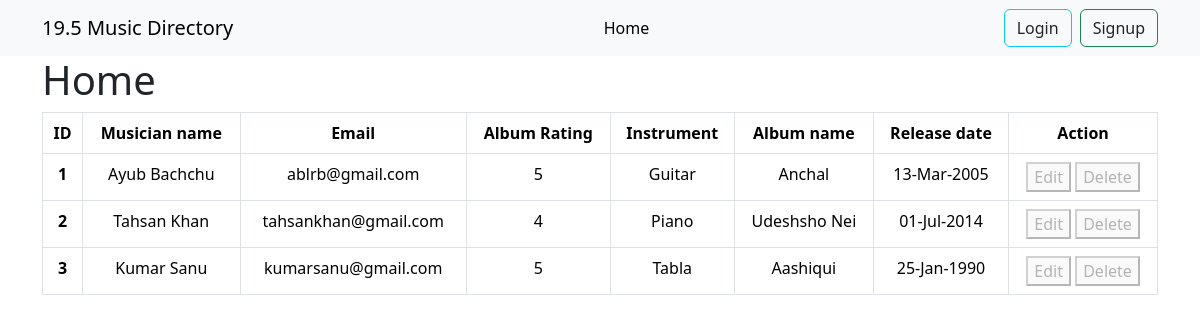
The page / on the database its author committed.
### musician/models.py (models this page shows)
class Musician(models.Model):
    first_name = models.CharField(max_length=50)
    last_name = models.CharField(max_length=50)
    email = models.EmailField()
    phone = models.CharField(max_length=13)
    instrument = models.CharField(max_length=100)
    def __str__(self):
        return f"Musician: {self.first_name} {self.last_name}"

### album/models.py (models this page shows)
class Album(models.Model):
    class Rating(models.IntegerChoices):
        ONE = 1, "1"
        TWO = 2, "2"
        THREE = 3, "3"
        FOUR = 4, "4"
        FIVE = 5, "5"
    album_title = models.CharField(max_length=100)
    release_date = models.DateField()
    musician = models.ForeignKey(Musician, on_delete=models.CASCADE, default=1)
    rating = models.IntegerField(choices=Rating.choices, default=1)
    def __str__(self):
        return f"Album: {self.album_title}"

### musician_directory/views.py (the view)
# urls.py: path('', views.home.as_view(), name='home'),
class home(ListView):
    template_name = "home.html"
    model = Album
    def get_context_data(self, **kwargs):
        context = super().get_context_data(**kwargs)
        musician_data = Musician.objects.all()
        album_data = Album.objects.all()
        combined_data = []
        counter = 1
        for musician in musician_data:
            for album in album_data:
                if album.musician_id == musician.id:
                    combined_data.append(
                        {"counter": counter, "musician": musician, "album": album}
                    )
                    counter += 1
        context["combined_data"] = combined_data
        print(combined_data)
        for i in combined_data:
            print(i)
        return context

### templates/home.html (shortened to what this page needs)
{% extends 'base.html' %}
{% block content %}
  <h1>Home</h1>
  <div>
    <table class="table text-center border">
      <thead>
        <tr>
          <th scope="col" class="border">ID</th>
          <th scope="col" class="border">Musician name</th>
          <th scope="col" class="border">Email</th>
          <th scope="col" class="border">Album Rating</th>
          <th scope="col" class="border">Instrument</th>
          <th scope="col" class="border">Album name</th>
          <th scope="col" class="border">Release date</th>
          <th scope="col" class="border">Action</th>
        </tr>
      </thead>
      <tbody>
        {% for data in combined_data %}
          <tr>
            <th scope="row">{{ data.counter }}</th>
            <td class="border">{{ data.musician.first_name }} {{ data.musician.last_name }}</td>
            <td class="border">{{ data.musician.email }}</td>
            <td class="border">{{ data.album.rating }}</td>
            <td class="border">{{ data.musician.instrument }}</td>
            <td class="border">{{ data.album.album_title }}</td>
            <td class="border">{{ data.album.release_date|date:"d-M-Y" }}</td>
            <td class="border">
              {% if user.is_authenticated %}
                <button><a class="text-decoration-none" href="{% url 'EditPost' data.album.id %}">Edit</a></button>
                <button><a href="{% url 'album_delete' data.album.id %}">Delete</a></button>
              {% else %}
                <button disabled><a class="text-decoration-none nav-link" href="">Edit</a></button>
                <button disabled><a class="text-decoration-none nav-link" href="">Delete</a></button>
              {% endif %}
            </td>
          </tr>
        {% endfor %}
      </tbody>
    </table>
  </div>
{% endblock %}

### templates/base.html (shortened to what this page needs)
{% load static %}
<!DOCTYPE html>
<html lang="en">
  <head>
    <link rel="stylesheet" href="{% static 'bootstrap-5.3.3-dist/css/bootstrap.min.css' %}" />
  </head>
  <body>
    <header>
      <nav class="navbar navbar-expand-lg bg-body-tertiary">
        <div class="container">
          <a class="navbar-brand" href="/">19.5 Music Directory</a>
          <div class="collapse navbar-collapse" id="navbarSupportedContent">
            <ul class="navbar-nav m-auto mb-2 mb-lg-0">
              <li class="nav-item">
                <a class="nav-link active" aria-current="page" href="{% url 'home' %}">Home</a>
              </li>
            </ul>
            <div class="d-flex gap-2">
              {% if user.is_authenticated %}
                <span class="btn btn-warning text-dark">Welcome, {{ user }}</span>
                <form method="post" action="{% url 'logout' %}">
                  {% csrf_token %}
                  <button class="btn btn-outline-info text-dark" type="submit">Logout</button>
                </form>
              {% else %}
                <button class="btn btn-outline-info" type="submit"><a href="{% url 'login' %}" class="nav-link text-dark">Login</a></button>
                <button class="btn btn-outline-success" type="submit"><a href="{% url 'signup' %}" class="nav-link text-dark">Signup</a></button>
              {% endif %}
            </div>
          </div>
        </div>
      </nav>
    </header>
    <main class="container">
      {% block content %}
      {% endblock %}
    </main>
  </body>
</html>

### rows shown on the page
Musician: counter "1", musician.first_name "Ayub", musician.last_name "Bachchu", musician.email "ablrb@gmail.com", album.rating "5", musician.instrument "Guitar", album.album_title "Anchal", album.release_date "13-Mar-2005"
Musician: counter "2", musician.first_name "Tahsan", musician.last_name "Khan", musician.email "tahsankhan@gmail.com", album.rating "4", musician.instrument "Piano", album.album_title "Udeshsho Nei", album.release_date "01-Jul-2014"
Musician: counter "3", musician.first_name "Kumar", musician.last_name "Sanu", musician.email "kumarsanu@gmail.com", album.rating "5", musician.instrument "Tabla", album.album_title "Aashiqui", album.release_date "25-Jan-1990"
